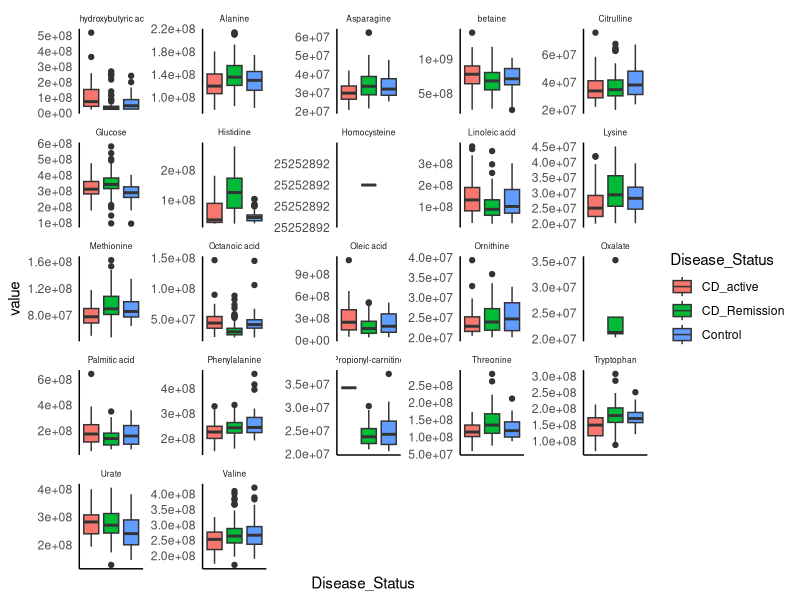

Recreate this plot in R.
library(tidyverse)
library(magrittr)
data <- read_csv("Serum1_Data_TF.csv")
data <- read_csv("TF-N1_206s.csv")

data %<>% select(-contains("149"), -contains("150"), -contains("151"))
metadata <- read_csv("Serum1_Metadata.csv")
groups <- read_csv("metabolites groups.csv")

names(groups)[2] <- "Compound"

all <- 
  data %>% 
  pivot_longer(contains("_"), names_to = "SampleID", values_to = "value") %>% 
  left_join(groups) %>% 
  left_join(metadata, by = "SampleID") %>% 
  filter(Compound %in% groups$Compound) %>%
  filter(!Compound == "Adenosine" & value >2e7) %>%
  filter(!Compound == "Guanine" & value >3e6)

pl <- 
  ggplot(all, aes(x = Disease_Status, y = value, fill = Disease_Status)) + 
  geom_boxplot() + 
  # geom_jitter(alpha = .3)+
  facet_wrap(~Compound, scales = "free_y") +
  theme_classic()+
  theme(axis.text.x = element_blank(), axis.ticks = element_blank()
        , strip.text = element_text(size = 6), strip.background = element_blank())

ggsave(paste0("all_with_fasting", "_metabolites.png"), pl, height = 15, width = 20)
